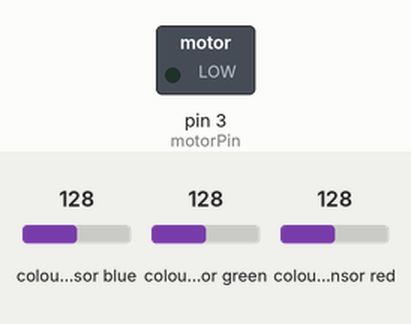
The sketch below on a simulated Arduino Uno, built with avr-gcc and run on an emulated ATmega328P. On the bench: switched loads named in the sketch (green lamp = pin HIGH). The inputs (shaded band) are chosen by the test bench; at power-on: colour sensor blue 128, colour sensor green 128, colour sensor red 128.

Above: at 1.2 s.
1.3 s: colour sensor blue set to 132
At 2.5 s:
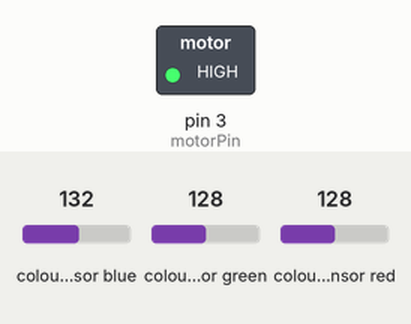
2.8 s: colour sensor green set to 136
At 4.0 s:
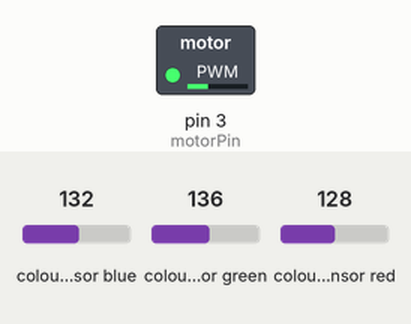
4.3 s: colour sensor blue set to 139
At 5.5 s:
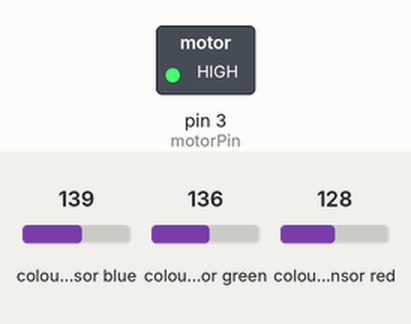
5.8 s: colour sensor blue set to 5
At 7.0 s:
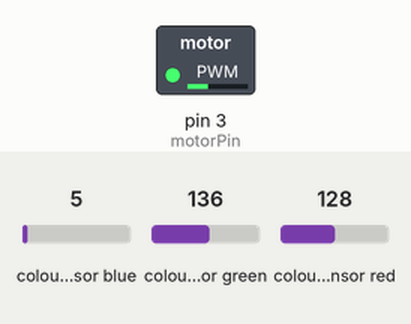
7.3 s: colour sensor blue set to 191
At 8.1 s:
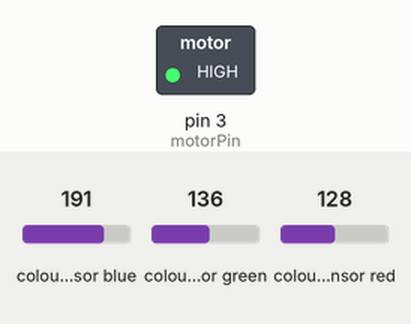
Timing chart, 0 to 9.8 s (numbered marks = the images above; inputs shaded):
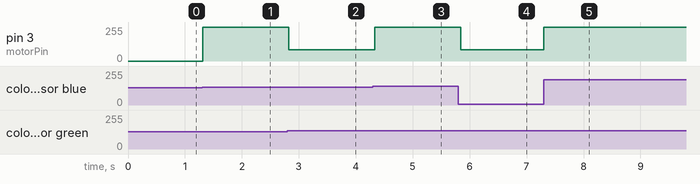

Measured:
- the behaviour switches between 128 and 129 on colour sensor blue (found by bisection; images 0 and 1)
- the behaviour switches between 131 and 132 on colour sensor green (found by bisection; images 1 and 2)
- the behaviour switches between 136 and 137 on colour sensor blue (found by bisection; images 2 and 3)
- after the input at 1.3 s, pin 3 (motorPin): 0/255 → 255/255 at once
- after the input at 2.8 s, pin 3 (motorPin): 255/255 → 85/255 at once
- after the input at 4.3 s, pin 3 (motorPin): 85/255 → 255/255 at once
- after the input at 5.8 s, pin 3 (motorPin): 255/255 → 85/255 at once
- after the input at 7.3 s, pin 3 (motorPin): 85/255 → 255/255 at once

The sketch:

colorSensorMotorTest.ino
```cpp
#include <Wire.h>
#include "Adafruit_TCS34725.h"
int motorPin = 3;

/* Example code for the Adafruit TCS34725 breakout library */

/* Connect SCL    to analog 5
   Connect SDA    to analog 4
   Connect VDD    to 3.3V DC
   Connect GROUND to common ground */

/* Initialise with default values (int time = 2.4ms, gain = 1x) */
// Adafruit_TCS34725 tcs = Adafruit_TCS34725();

/* Initialise with specific int time and gain values */
Adafruit_TCS34725 tcs = Adafruit_TCS34725(TCS34725_INTEGRATIONTIME_2_4MS, TCS34725_GAIN_1X);

void setup(void) {
  tcs.begin();
  pinMode(motorPin, OUTPUT);
}

void loop(void) {
  uint16_t r, g, b, c;

  tcs.getRawData(&r, &g, &b, &c);

  if ((b > r) && (b > g)) {
    tcs.setInterrupt(false);      // turn on LED
    analogWrite(motorPin, 255);
  } else {
    tcs.setInterrupt(true);      // turn off LED
    if (g > r) {
      analogWrite(motorPin, 255/3);
    } else {
      analogWrite(motorPin, 0);
    }
  }
}
```
